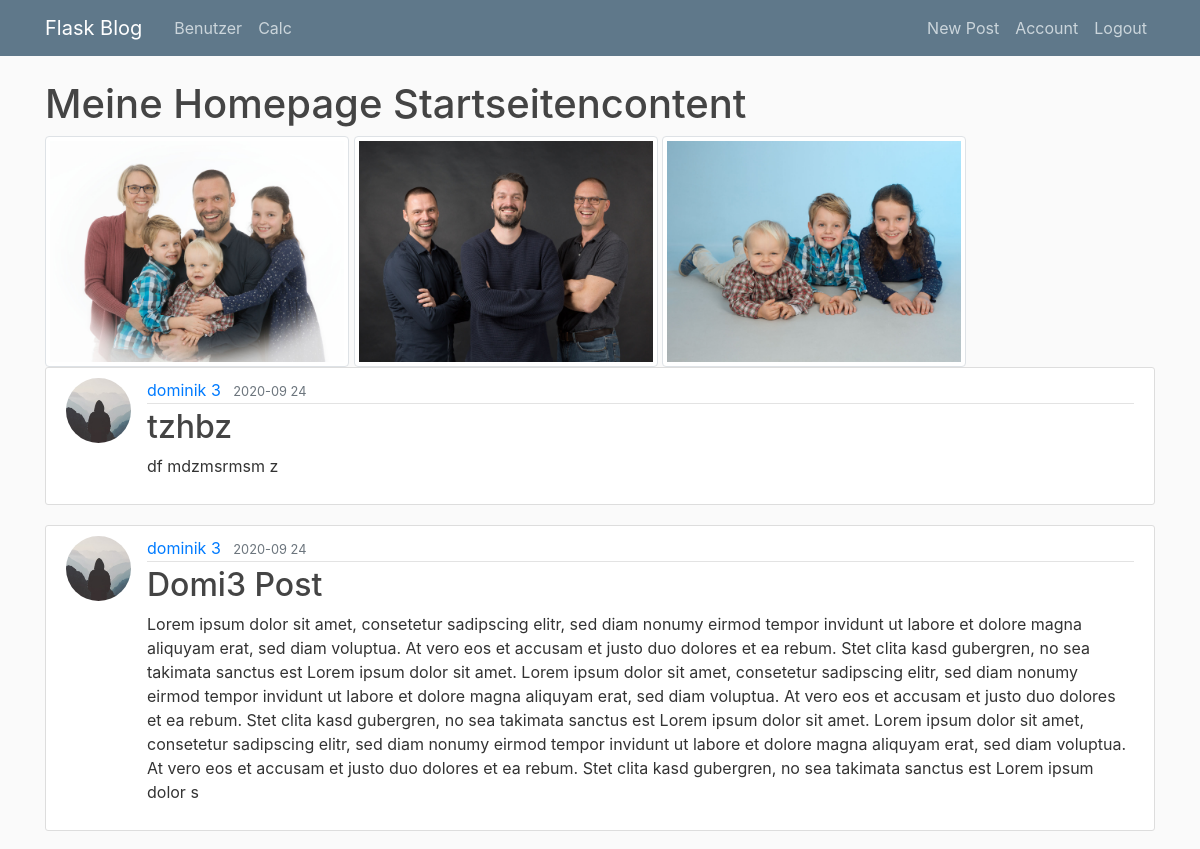
The app's page /?page=3 (signed in, upper part), older data.
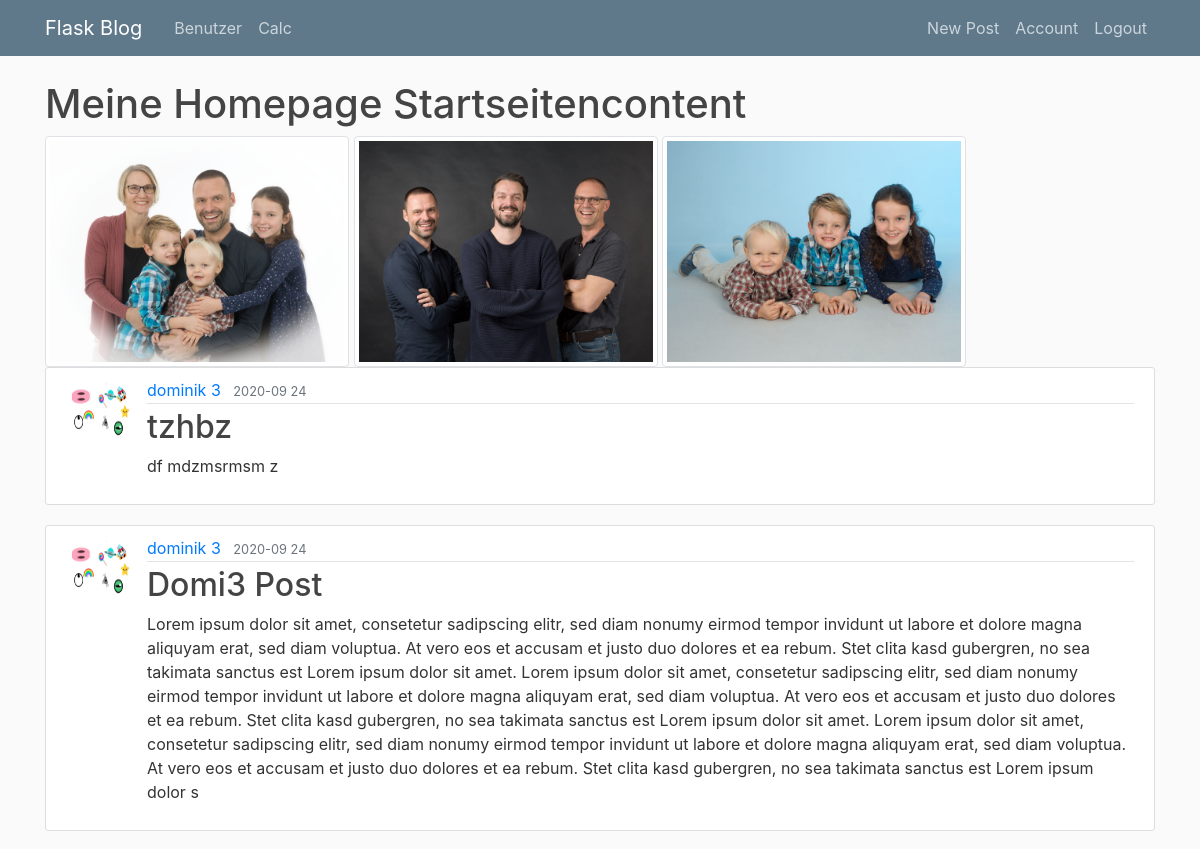
The same page, newer data.
### fam_home/models.py (models this page shows, shortened)
class Post(db.Model):
    id = db.Column(db.Integer, primary_key=True)
    title = db.Column(db.String(100), nullable=False)
    date_posted = db.Column(db.DateTime, nullable=False, default=datetime.utcnow)
    content = db.Column(db.Text, nullable=False)
    user_id = db.Column(db.Integer, db.ForeignKey('user.id'), nullable=False)

class User(db.Model, UserMixin):
    id = db.Column(db.Integer, primary_key=True)
    username = db.Column(db.String(20), unique=True, nullable=False)
    email = db.Column(db.String(120), unique=True, nullable=False)
    image_file = db.Column(db.String(20), nullable=False, default='default.jpg')
    password = db.Column(db.String(60), nullable=False)
    posts = db.relationship('Post', backref='author', lazy=True)

### fam_home/main/routes.py (the view)
@main.route('/')
def index():
    path_to_pictures = os.path.join('fam_home', 'static', 'pictures')
    pictures = []
    for picture in os.listdir(path_to_pictures):
        pictures.append(url_for('static', filename='pictures/' + picture))
    page = request.args.get('page', 1, type=int)
    posts = Post.query.order_by(Post.date_posted.desc()).paginate(page=page, per_page=5)
    return render_template('Index.html', pictures=pictures, posts=posts)

### fam_home/models.py (called while the page is built)
@login_manager.user_loader
def load_user(user_id):
    return User.query.get(int(user_id))

### fam_home/templates/Index.html (shortened to what this page needs)
{% extends 'base.html' %}
{% block page_content %}
<h1>Meine Homepage Startseitencontent</h1>
{% if current_user.is_authenticated %}
{% for picture in pictures %}
<img src="{{picture}}" class="img-thumbnail" alt="Cinque Terre" width="304" height="236">
{% endfor %}
{% for post in posts.items %}
<article class="media content-section">
    <img class="rounded-circle article-img"
         src="{{url_for('static', filename='profile_pics/' + post.author.image_file)}}">
    <div class="media-body">
        <div class="article-metadata">
            <a class="mr-2" href="{{ url_for('posts.user_posts', username=post.author.username)}}">{{ post.author.username }}</a>
            <small class="text-muted">{{ post.date_posted.strftime('%Y-%m %d') }}</small>
        </div>
        <h2><a class="article-title" href="{{ url_for('posts.post', post_id=post.id) }}">{{ post.title }}</a></h2>
        <p class="article-content">{{ post.content }}</p>
    </div>
</article>
{% endfor %}
{% endif %}
{% endblock %}

Row changes from the older to the newer data that the page shows:
changed through a linked row, Post "tzhbz": image_file: picture added in place of a placeholder
changed through a linked row, Post "Domi3 Post": image_file: picture added in place of a placeholder
